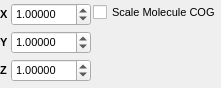
<?xml version="1.0" encoding="UTF-8"?>
<ui version="4.0">
 <class>CellScalePopup</class>
 <widget class="QWidget" name="CellScalePopup">
  <property name="geometry">
   <rect>
    <x>0</x>
    <y>0</y>
    <width>221</width>
    <height>88</height>
   </rect>
  </property>
  <property name="sizePolicy">
   <sizepolicy hsizetype="Minimum" vsizetype="Minimum">
    <horstretch>0</horstretch>
    <verstretch>0</verstretch>
   </sizepolicy>
  </property>
  <property name="font">
   <font>
    <pointsize>8</pointsize>
   </font>
  </property>
  <property name="windowTitle">
   <string>Cell Scale Popup</string>
  </property>
  <layout class="QGridLayout" name="gridLayout">
   <property name="margin">
    <number>0</number>
   </property>
   <property name="spacing">
    <number>2</number>
   </property>
   <item row="2" column="0">
    <widget class="QLabel" name="label_44">
     <property name="sizePolicy">
      <sizepolicy hsizetype="Minimum" vsizetype="Preferred">
       <horstretch>0</horstretch>
       <verstretch>0</verstretch>
      </sizepolicy>
     </property>
     <property name="font">
      <font>
       <weight>75</weight>
       <bold>true</bold>
      </font>
     </property>
     <property name="text">
      <string>Z</string>
     </property>
    </widget>
   </item>
   <item row="0" column="1">
    <widget class="TExponentialSpin" name="ScaleXSpin">
     <property name="sizePolicy">
      <sizepolicy hsizetype="Expanding" vsizetype="Fixed">
       <horstretch>0</horstretch>
       <verstretch>0</verstretch>
      </sizepolicy>
     </property>
     <property name="decimals">
      <number>5</number>
     </property>
     <property name="value">
      <double>1.000000000000000</double>
     </property>
    </widget>
   </item>
   <item row="0" column="0">
    <widget class="QLabel" name="label_42">
     <property name="sizePolicy">
      <sizepolicy hsizetype="Minimum" vsizetype="Preferred">
       <horstretch>0</horstretch>
       <verstretch>0</verstretch>
      </sizepolicy>
     </property>
     <property name="font">
      <font>
       <weight>75</weight>
       <bold>true</bold>
      </font>
     </property>
     <property name="text">
      <string>X</string>
     </property>
    </widget>
   </item>
   <item row="2" column="1">
    <widget class="TExponentialSpin" name="ScaleZSpin">
     <property name="sizePolicy">
      <sizepolicy hsizetype="Expanding" vsizetype="Fixed">
       <horstretch>0</horstretch>
       <verstretch>0</verstretch>
      </sizepolicy>
     </property>
     <property name="decimals">
      <number>5</number>
     </property>
     <property name="value">
      <double>1.000000000000000</double>
     </property>
    </widget>
   </item>
   <item row="1" column="1">
    <widget class="TExponentialSpin" name="ScaleYSpin">
     <property name="sizePolicy">
      <sizepolicy hsizetype="Expanding" vsizetype="Fixed">
       <horstretch>0</horstretch>
       <verstretch>0</verstretch>
      </sizepolicy>
     </property>
     <property name="decimals">
      <number>5</number>
     </property>
     <property name="value">
      <double>1.000000000000000</double>
     </property>
    </widget>
   </item>
   <item row="1" column="0">
    <widget class="QLabel" name="label_43">
     <property name="sizePolicy">
      <sizepolicy hsizetype="Minimum" vsizetype="Preferred">
       <horstretch>0</horstretch>
       <verstretch>0</verstretch>
      </sizepolicy>
     </property>
     <property name="font">
      <font>
       <weight>75</weight>
       <bold>true</bold>
      </font>
     </property>
     <property name="text">
      <string>Y</string>
     </property>
    </widget>
   </item>
   <item row="0" column="2" rowspan="3">
    <layout class="QVBoxLayout" name="_9">
     <property name="spacing">
      <number>4</number>
     </property>
     <property name="margin">
      <number>0</number>
     </property>
     <item>
      <widget class="QCheckBox" name="ScaleCogsCheck">
       <property name="sizePolicy">
        <sizepolicy hsizetype="Expanding" vsizetype="Fixed">
         <horstretch>0</horstretch>
         <verstretch>0</verstretch>
        </sizepolicy>
       </property>
       <property name="toolTip">
        <string>Scale the geometric centres of molecules rather than individual atoms</string>
       </property>
       <property name="text">
        <string>Scale Molecule COG</string>
       </property>
      </widget>
     </item>
     <item>
      <spacer name="verticalSpacer">
       <property name="orientation">
        <enum>Qt::Vertical</enum>
       </property>
       <property name="sizeHint" stdset="0">
        <size>
         <width>20</width>
         <height>40</height>
        </size>
       </property>
      </spacer>
     </item>
    </layout>
   </item>
  </layout>
 </widget>
 <customwidgets>
  <customwidget>
   <class>TExponentialSpin</class>
   <extends>QDoubleSpinBox</extends>
   <header>gui/texponentialspin.hui</header>
  </customwidget>
 </customwidgets>
 <resources>
  <include location="icons.qrc"/>
 </resources>
 <connections/>
</ui>
